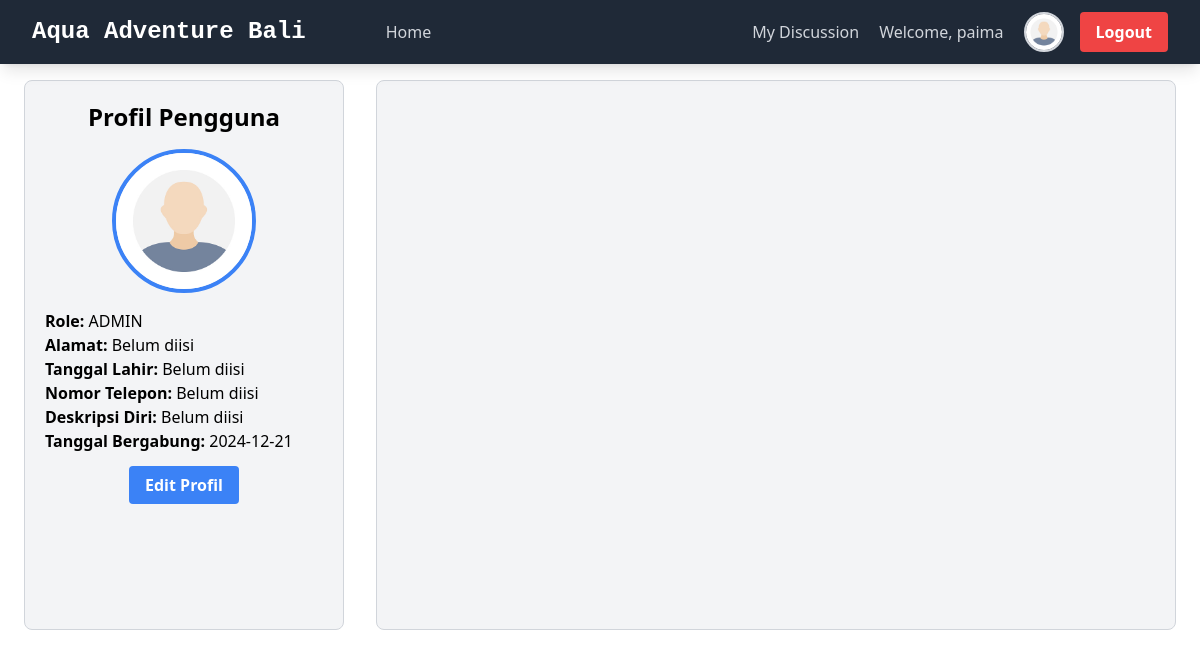
The app's page /user_discussion/1/ (signed in) with its own data.
### main/models.py (models this page shows, shortened)
class UserProfile(models.Model):
    user = models.OneToOneField(User, related_name="profile", on_delete=models.CASCADE)
    roles = (
        ('CUSTOMER', 'Customer'),
        ('ADMIN', 'Admin'),
    )
    role = models.CharField(max_length=10, choices=roles, default='CUSTOMER')
    profile_picture = models.ImageField(upload_to='profile_pictures/', blank=True, null=True, default='static/ikon_botak/foto_ikon.jpg')
    alamat = models.TextField(blank=True, null=True)  # Alamat opsional
    birthdate = models.DateField(null=True, blank=True)  # Tanggal lahir opsional
    phone_number = models.CharField(max_length=15, null=True, blank=True)  # Nomor telepon opsional
    bio = models.TextField(null=True, blank=True)  # Deskripsi diri opsional
    date_joined = models.DateTimeField(auto_now_add=True)

### main/views.py (the view)
# urls.py: path('user_discussion/<int:user_id>/', show_user_discussion, name="show_user_discussion"),
def show_user_discussion(request, user_id):
    user = request.user
    user_requested = get_object_or_404(User, pk=user_id)
    profile = UserProfile.objects.get(user_id=user_id)
    context = {
       'profile': profile,
        'user_requested': user_requested,
        'user': user,
    }
    return render(request, 'user_discussion.html', context)

### main/templates/user_discussion.html (shortened to what this page needs)
{% extends 'base.html' %}
{% load static %}
{% block content %}
{% include "navbar.html" %}
<div class="p-5 pt-20 flex flex-col md:flex-row justify-center md:justify-center gap-8 mx-auto">
    <div class="w-full md:w-2/4 max-w-xs p-5 border border-gray-300 rounded-lg bg-gray-100 h-[550px] shrink-0 grow overflow-y-auto">
        <h1 class="text-2xl font-bold text-center">Profil Pengguna</h1>
        <div class="text-center mt-4">
            {% if profile.profile_picture %}
                <img src="{{ profile.profile_picture.url }}" alt="{{ profile.user_requested.username }}'s Profile Picture" class="w-36 h-36 rounded-full border-4 border-blue-500 mx-auto">
            {% else %}
                <i class="fas fa-user-circle text-blue-500 text-9xl"></i>
            {% endif %}
        </div>
        <p><strong>Role:</strong> {{ profile.role }}</p>
        <p><strong>Alamat:</strong> {{ profile.alamat|default:"Belum diisi" }}</p>
        <p><strong>Tanggal Lahir:</strong> {{ profile.birthdate|date:"Y-m-d"|default:"Belum diisi" }}</p>
        <p><strong>Nomor Telepon:</strong> {{ profile.phone_number|default:"Belum diisi" }}</p>
        <p class="break-words"><strong>Deskripsi Diri:</strong> {{ profile.bio|default:"Belum diisi" }}</p>
        <p><strong>Tanggal Bergabung:</strong> {{ profile.date_joined|date:"Y-m-d" }}</p>
        {% if user_requested.id == user.id %}
        <div class="mt-5 text-center">
            <a href="{% url 'main:edit_profile' %}" class="bg-blue-500 text-white px-4 py-2 rounded font-semibold no-underline">
                Edit Profil
            </a>
        </div>
        {% endif %}
    </div>
    <div id="discussionContent" class="min-w-[500px] max-w-[800px] md:w-3/4 flex flex-col gap-4 p-5 border border-gray-300 rounded-lg bg-gray-100 overflow-y-auto">
    </div>
</div>
{% endblock content %}

### templates/navbar.html (shortened to what this page needs)
<nav class="bg-gray-800 shadow-lg fixed top-0 left-0 z-40 w-screen">
  <div class="max-w-7xl mx-auto px-4 sm:px-6 lg:px-8">
    <div class="flex items-center justify-between h-16 ">
      <div class="flex items-center mr-20">
        <a href="{% url 'main:show_main' %}"><h1 class="text-2xl font-bold text-center text-white" style="font-family: monospace;">Aqua Adventure Bali</h1></a>
      </div>
      <div class="hidden md:flex items-center space-x-8">
          <a href="{% url 'main:show_main' %}"><h1 class="text-center text-gray-300 hover:text-white">Home</h1></a>
      </div>
      <div class="hidden md:flex items-center ml-auto space-x-4">
          {% if user.is_authenticated %}
            <div class="text-center flex items-center space-x-2">
              <div id="showUserDiscussion" class="hidden md:flex items-center space-x-8">
                <a href="{% url 'main:show_user_discussion' user.id %}"><h1 class="text-center text-gray-300 hover:text-white">My Discussion</h4></a>
              </div>
              <span class="block text-center text-gray-300 px-3 py-2">Welcome, {{ user.username }}</span>
              <div class="relative">
                <div onclick="toggleMenu()" class="cursor-pointer">
                    {% if user.profile.profile_picture %}
                        <img src="{{ user.profile.profile_picture.url }}" alt="Profile Picture" class="w-10 h-10 rounded-full border-2 border-gray-300">
                    {% else %}
                        <img src="./static/ikon_botak/foto_ikon.jpg" class="w-10 h-10 rounded-full border-2 border-gray-300" alt="Default Profile Icon">
                    {% endif %}
                </div>
            </div>
          </div>
          <a href="{% url 'main:logout_user' %}" class="bg-red-500 hover:bg-red-600 text-white font-bold py-2 px-4 rounded transition duration-300 ml-12">
            Logout
          </a>
          {% endif %}
        </div>
    </div>
  </div>
</nav>

### records on screen
UserProfile: profile_picture (picture), role "ADMIN", alamat "Belum diisi", birthdate "Belum diisi", phone_number "Belum diisi", bio "Belum diisi", date_joined "2024-12-21"

### other values on screen
{{ user.username }} "paima"
